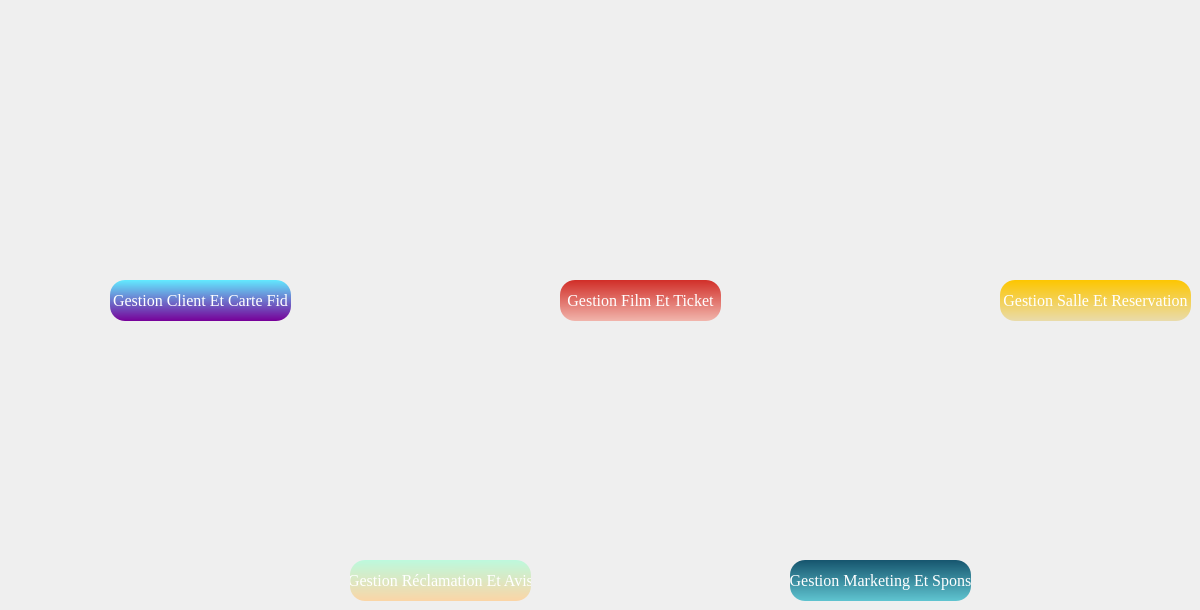
    <widget class="QWidget" name="page_2">
     <widget class="QPushButton" name="pushButton_5">
      <property name="geometry">
       <rect>
        <x>790</x>
        <y>560</y>
        <width>181</width>
        <height>41</height>
       </rect>
      </property>
      <property name="font">
       <font>
        <family>Times New Roman</family>
        <pointsize>12</pointsize>
        <weight>50</weight>
        <italic>false</italic>
        <bold>false</bold>
       </font>
      </property>
      <property name="styleSheet">
       <string notr="true">/*background-color:#C70039;
color:white;*/
QPushButton
{
background : qlineargradient(spread:pad, x1:0.467, y1:0, x2:0.482, y2:1, stop:0 rgba(22, 85,110, 255), stop:1 rgba(95, 196, 208, 255));
border-radius:15px;
color:white;
}
QPushButton:hover
{
background:qlineargradient(spread:pad, x1:0.457286, y1:0.381, x2:0.508, y2:1, stop:0 rgba(95, 196, 208, 255), stop:1 rgba(22, 85,110, 255))
}</string>
      </property>
      <property name="text">
       <string>Gestion Marketing Et Spons</string>
      </property>
      <property name="icon">
       <iconset>
        <normaloff>../../integration/ProjetQT_Image/marketing1.png</normaloff>../../integration/ProjetQT_Image/marketing1.png</iconset>
      </property>
     </widget>
     <widget class="QLabel" name="label_4">
      <property name="geometry">
       <rect>
        <x>-30</x>
        <y>90</y>
        <width>311</width>
        <height>171</height>
       </rect>
      </property>
      <property name="text">
       <string/>
      </property>
      <property name="pixmap">
       <pixmap resource="source.qrc">:/photos/client.png</pixmap>
      </property>
     </widget>
     <widget class="QLabel" name="label_6">
      <property name="geometry">
       <rect>
        <x>660</x>
        <y>370</y>
        <width>321</width>
        <height>181</height>
       </rect>
      </property>
      <property name="text">
       <string/>
      </property>
      <property name="pixmap">
       <pixmap resource="source.qrc">:/photos/MaketingSponsorisation.png</pixmap>
      </property>
     </widget>
     <widget class="QPushButton" name="pushButton_4">
      <property name="geometry">
       <rect>
        <x>350</x>
        <y>560</y>
        <width>181</width>
        <height>41</height>
       </rect>
      </property>
      <property name="font">
       <font>
        <family>Times New Roman</family>
        <pointsize>12</pointsize>
        <weight>50</weight>
        <italic>false</italic>
        <bold>false</bold>
       </font>
      </property>
      <property name="styleSheet">
       <string notr="true">/*background-color:#C70039;
color:white;*/
QPushButton
{
background : qlineargradient(spread:pad, x1:0.467, y1:0, x2:0.482, y2:1, stop:0 rgba(189, 249, 221, 255), stop:1 rgba(251, 213, 166, 255));
border-radius:15px;
color:white;
}
QPushButton:hover
{
background:qlineargradient(spread:pad, x1:0.457286, y1:0.381, x2:0.508, y2:1, stop:0 rgba(251, 213, 166, 255), stop:1 rgba(189, 249, 221, 255))
}</string>
      </property>
      <property name="text">
       <string>Gestion Réclamation Et Avis</string>
      </property>
      <property name="icon">
       <iconset>
        <normaloff>../../integration/ProjetQT_Image/reclamation1.png</normaloff>../../integration/ProjetQT_Image/reclamation1.png</iconset>
      </property>
     </widget>
     <widget class="QPushButton" name="pushButton">
      <property name="geometry">
       <rect>
        <x>110</x>
        <y>280</y>
        <width>181</width>
        <height>41</height>
       </rect>
      </property>
      <property name="font">
       <font>
        <family>Times New Roman</family>
        <pointsize>12</pointsize>
        <weight>50</weight>
        <italic>false</italic>
        <bold>false</bold>
       </font>
      </property>
      <property name="styleSheet">
       <string notr="true">/*background-color:#C70039;
color:white;*/
QPushButton
{
background : qlineargradient(spread:pad, x1:0.467, y1:0, x2:0.482, y2:1, stop:0 rgba(98, 234, 255, 255), stop:1 rgba(119, 0, 153, 255));
border-radius:15px;
color:white;
}
QPushButton:hover
{
background:qlineargradient(spread:pad, x1:0.457286, y1:0.381, x2:0.508, y2:1, stop:0 rgba(119, 0, 153, 255), stop:1 rgba(98, 234, 255, 255))
}</string>
      </property>
      <property name="text">
       <string>Gestion Client Et Carte Fid</string>
      </property>
      <property name="icon">
       <iconset>
        <normaloff>../../integration/ProjetQT_Image/client1.png</normaloff>../../integration/ProjetQT_Image/client1.png</iconset>
      </property>
     </widget>
     <widget class="QLabel" name="label_7">
      <property name="geometry">
       <rect>
        <x>880</x>
        <y>90</y>
        <width>311</width>
        <height>181</height>
       </rect>
      </property>
      <property name="text">
       <string/>
      </property>
      <property name="pixmap">
       <pixmap resource="source.qrc">:/photos/reservationsale.png</pixmap>
      </property>
     </widget>
     <widget class="QLabel" name="label_8">
      <property name="geometry">
       <rect>
        <x>420</x>
        <y>90</y>
        <width>321</width>
        <height>181</height>
       </rect>
      </property>
      <property name="text">
       <string/>
      </property>
      <property name="pixmap">
       <pixmap resource="source.qrc">:/photos/filmticket.png</pixmap>
      </property>
     </widget>
     <widget class="QPushButton" name="pushButton_3">
      <property name="geometry">
       <rect>
        <x>1000</x>
        <y>280</y>
        <width>191</width>
        <height>41</height>
       </rect>
      </property>
      <property name="font">
       <font>
        <family>Times New Roman</family>
        <pointsize>12</pointsize>
        <weight>50</weight>
        <italic>false</italic>
        <bold>false</bold>
       </font>
      </property>
      <property name="styleSheet">
       <string notr="true">/*background-color:#C70039;
color:white;*/
QPushButton
{
background : qlineargradient(spread:pad, x1:0.467, y1:0, x2:0.482, y2:1, stop:0 rgba(253, 198, 0, 255), stop:1 rgba(233, 219, 171, 255));
border-radius:15px;
color:white;
}
QPushButton:hover
{
background:qlineargradient(spread:pad, x1:0.457286, y1:0.381, x2:0.508, y2:1, stop:0 rgba(233, 219, 171, 255), stop:1 rgba(253, 198, 0, 255))
}</string>
      </property>
      <property name="text">
       <string>Gestion Salle Et Reservation</string>
      </property>
      <property name="icon">
       <iconset>
        <normaloff>../../integration/ProjetQT_Image/film_ticket1.png</normaloff>../../integration/ProjetQT_Image/film_ticket1.png</iconset>
      </property>
     </widget>
     <widget class="QLabel" name="label_10">
      <property name="geometry">
       <rect>
        <x>210</x>
        <y>340</y>
        <width>321</width>
        <height>211</height>
       </rect>
      </property>
      <property name="text">
       <string/>
      </property>
      <property name="pixmap">
       <pixmap resource="source.qrc">:/photos/reclamation.png</pixmap>
      </property>
     </widget>
     <widget class="QPushButton" name="pushButton_2">
      <property name="geometry">
       <rect>
        <x>560</x>
        <y>280</y>
        <width>161</width>
        <height>41</height>
       </rect>
      </property>
      <property name="font">
       <font>
        <family>Times New Roman</family>
        <pointsize>12</pointsize>
        <weight>50</weight>
        <italic>false</italic>
        <bold>false</bold>
       </font>
      </property>
      <property name="styleSheet">
       <string notr="true">/*background-color:#C70039;
color:white;*/
QPushButton
{
background : qlineargradient(spread:pad, x1:0.467, y1:0, x2:0.482, y2:1, stop:0 rgba(209, 46, 40, 255), stop:1 rgba(241, 181, 172, 255));
border-radius:15px;
color:white;
}
QPushButton:hover
{
background:qlineargradient(spread:pad, x1:0.457286, y1:0.381, x2:0.508, y2:1, stop:0 rgba(241, 181, 172, 255), stop:1 rgba(209, 46, 40, 255))
}</string>
      </property>
      <property name="text">
       <string>Gestion Film Et Ticket</string>
      </property>
      <property name="icon">
       <iconset>
        <normaloff>../../integration/ProjetQT_Image/salle1.png</normaloff>../../integration/ProjetQT_Image/salle1.png</iconset>
      </property>
     </widget>
    </widget>
